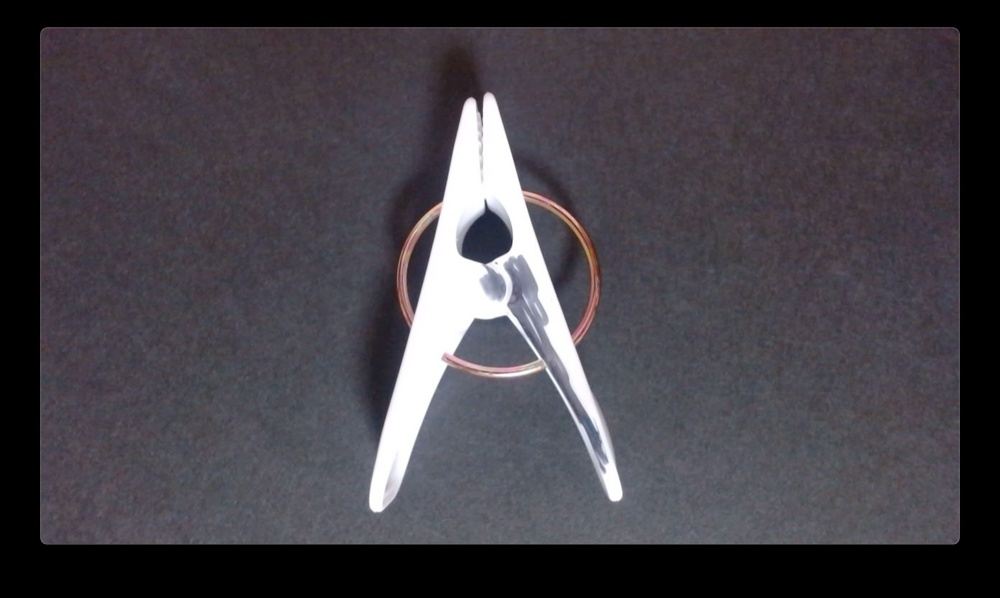
#> input picture images/defect/d1_stain.jpg, 1000 x 598 px, shrunk from 1392 x 832 before the run
$ python add_grid.py ../images/defect/d1_stain.jpg
#> lines starting #> are read from the running program, lines starting #| are printed output that depends on the picture
"""画像にグリッド線とセルラベル（A1, B2 ...）を焼き込む

VLM にバウンディングボックスの座標を返させると位置がずれるため、
「どのセルか」で答えさせる。そのための前処理。

列は左から A, B, C ...、行は上から 1, 2, 3 ...。左上のセルが A1。

Usage:
    python add_grid.py <image_path> [--cols 3] [--rows 3] [--out OUT]

Example:
    python add_grid.py images/defect/neu_scratches_1.jpg --cols 3 --rows 3
    python add_grid.py images/defect/sample_part_rust.jpg --cols 4 --rows 4
"""

import argparse
import string
from pathlib import Path

from PIL import Image, ImageDraw, ImageFont

LINE_COLOR = (255, 60, 60)
LABEL_BG = (255, 60, 60)
LABEL_FG = (255, 255, 255)


def cell_names(cols, rows):
    """(col, row) -> 'A1' のセル名を左上から順に返す"""
    return [
        (c, r, f"{string.ascii_uppercase[c]}{r + 1}")
        for r in range(rows)
        for c in range(cols)
    ]


def add_grid(image, cols=3, rows=3):
    """グリッド線とセルラベルを焼き込んだ新しい画像を返す"""
#> called with cols = 3, rows = 3
    image = image.convert("RGB").copy()
#> image is the input picture: PIL image 1000x598 RGB; mean R, G, B 68.3, 64.4, 71.1
    w, h = image.size
#> w = 1000; h = 598
    draw = ImageDraw.Draw(image)

    # 画像サイズに対して線とフォントを相対的に決める（小さい画像でも読める太さにする）
    # ラベルを大きくしすぎると欠陥そのものを覆い隠すため、セル幅の 1/6 程度に抑える
    line_w = max(2, round(min(w, h) / 300))
#> line_w = 2
    font_size = max(12, round(min(w, h) / (max(cols, rows) * 6)))
#> font_size = 33
    font = ImageFont.load_default(size=font_size)

    cw, ch = w / cols, h / rows
#> cw = 333.3; ch = 199.3

    for c in range(1, cols):
        x = round(c * cw)
        draw.line([(x, 0), (x, h)], fill=LINE_COLOR, width=line_w)
    for r in range(1, rows):
        y = round(r * ch)
        draw.line([(0, y), (w, y)], fill=LINE_COLOR, width=line_w)

    pad = max(2, line_w)
#> pad = 2
    for c, r, name in cell_names(cols, rows):
        x, y = c * cw + pad, r * ch + pad
        box = draw.textbbox((x, y), name, font=font)
        draw.rectangle(
            [box[0] - pad, box[1] - pad, box[2] + pad, box[3] + pad], fill=LABEL_BG
        )
        draw.text((x, y), name, fill=LABEL_FG, font=font)
#> this loop made 9 passes
#> box on passes 1 to 9: (2, 12, 42, 35), (335.3, 12, 374.3, 35), (668.7, 12, 710.7, 35), (2, 211.3, 42, 234.3), (335.3, 211.3, 374.3, 234.3), (668.7, 211.3, 710.7, 234.3), (2, 410.7, 42, 433.7), (335.3, 410.7, 374.3, 433.7), (668.7, 410.7, 710.7, 433.7)

    return image


def main():
    p = argparse.ArgumentParser()
    p.add_argument("image")
    p.add_argument("--cols", type=int, default=3)
    p.add_argument("--rows", type=int, default=3)
    p.add_argument("--out")
    args = p.parse_args()

    src = Path(args.image)
    out = Path(args.out) if args.out else src.with_name(
        f"{src.stem}_grid{args.cols}x{args.rows}.png"
    )

    add_grid(Image.open(src), args.cols, args.rows).save(out)
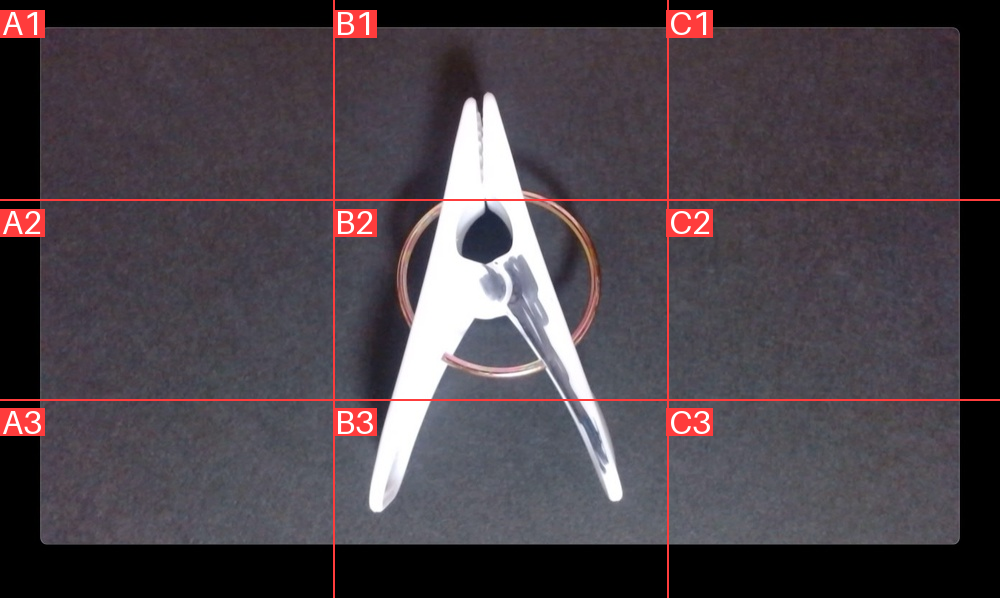
#> saved as d1_stain_grid3x3.png: PIL image 1000x598 RGB; mean R, G, B 74.1, 65.5, 72
    print(f"saved: {out} ({args.cols}x{args.rows})")


if __name__ == "__main__":
    main()
